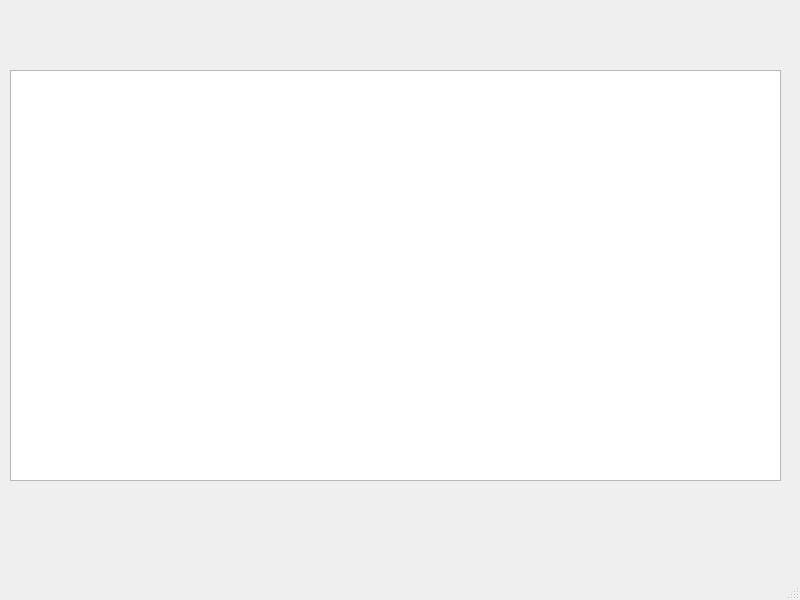
<?xml version="1.0" encoding="UTF-8"?>
<ui version="4.0">
 <class>MainWindow</class>
 <widget class="QMainWindow" name="MainWindow">
  <property name="geometry">
   <rect>
    <x>0</x>
    <y>0</y>
    <width>800</width>
    <height>600</height>
   </rect>
  </property>
  <property name="windowTitle">
   <string>MainWindow</string>
  </property>
  <widget class="QWidget" name="centralwidget">
   <widget class="QTextBrowser" name="textBrowser">
    <property name="geometry">
     <rect>
      <x>10</x>
      <y>70</y>
      <width>771</width>
      <height>411</height>
     </rect>
    </property>
   </widget>
  </widget>
  <widget class="QMenuBar" name="menubar">
   <property name="geometry">
    <rect>
     <x>0</x>
     <y>0</y>
     <width>800</width>
     <height>26</height>
    </rect>
   </property>
  </widget>
  <widget class="QStatusBar" name="statusbar"/>
 </widget>
 <resources/>
 <connections/>
</ui>
